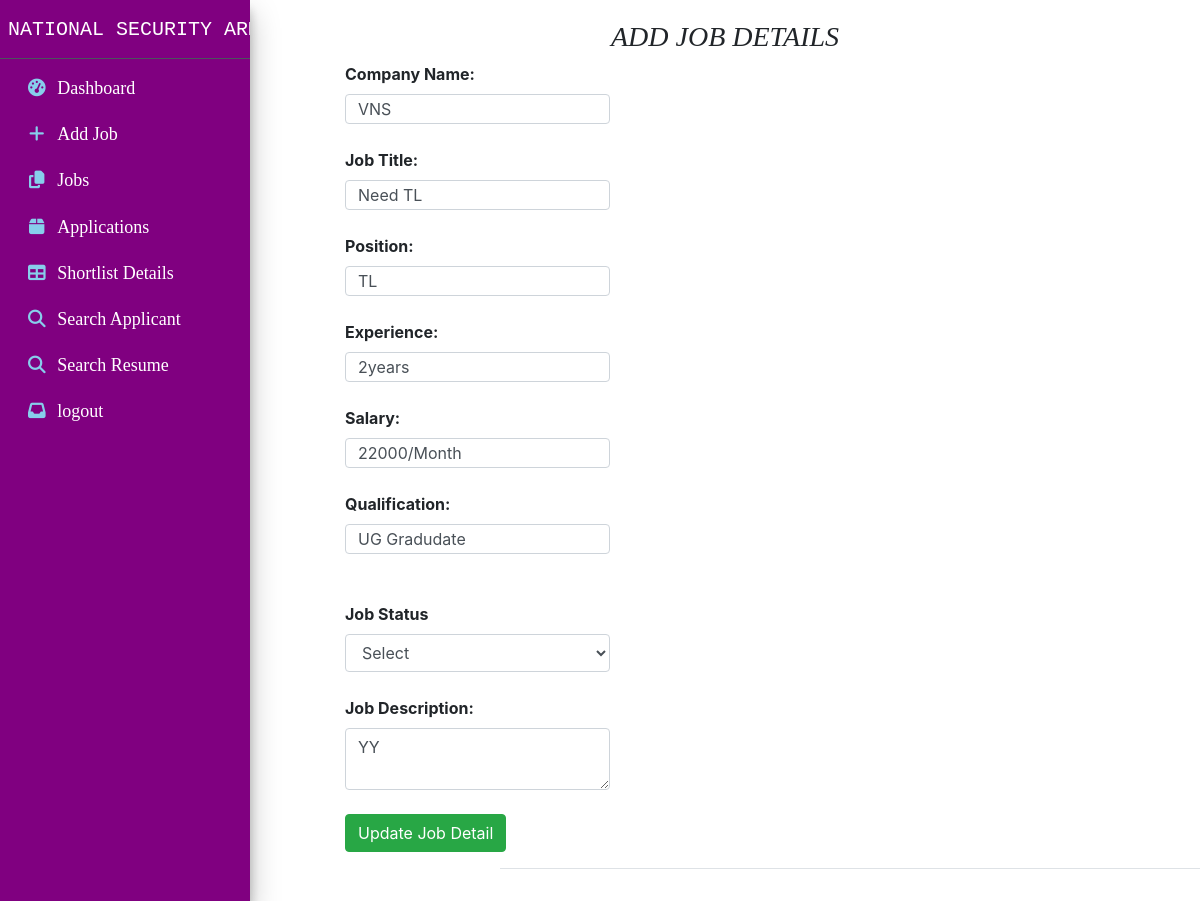
The app's page /edit_job/4 (signed in) with its own data.
### app/models.py (models this page shows, shortened)
class Job_Detail(models.Model):
	user_id = models.ForeignKey(Admin_Detail, on_delete=models.CASCADE)
	company_name = models.CharField('Company Name',max_length=100)
	job_title = models.CharField('Job Title',max_length=300)
	description = models.CharField('Job Description',max_length=300)
	position = models.CharField('Position',max_length=300)
	experience = models.CharField('Experience',max_length=300)
	qualification = models.CharField('Qualification',max_length=100)
	salary = models.CharField('Salary',max_length=300)
	status = models.CharField('Job Status',max_length=30,null=True,choices=OPT)
	date = models.DateField(default=timezone.now())

### app/views.py (the view, shortened to what this page needs)
# urls.py: path('edit_job/<int:pk>', views.edit_job,name="edit_job"),
def edit_job(request,pk):
	if request.session.has_key('admin'):
		user_id = request.session['admin_id']
		detail = Job_Detail.objects.filter(id=pk)
		return render(request,'edit_job.html',{'detail':detail})
	else:
		return render(request,'admin_login.html',{})

### app/templates/edit_job.html (shortened to what this page needs)
{%include 'admin_header.html'%}
<html>
<head>
<center><h1 style="padding-top: 20px;font-size: 28px;font-family: Algerian;"><i>ADD JOB DETAILS</i></h1></center>
</head>
<body>
 <div class="container" style="margin:0 auto;width: 80%;">
	<div class="row">
	<form method="post" enctype="multipart/form-data">{% csrf_token %}
		{% for i in detail %}
	<div class="form-group">
		<label>Company Name:</label><br>
		<input type="text" style="width:265px; height:30px;" name="company_name"  class="form-control" value="{{i.company_name}}" ><br>
		<label>Job Title:</label><br>
		<input type="text" style="width:265px; height:30px;" name="job_title"  class="form-control" value="{{i.job_title}}" ><br>
		<label>Position:</label><br>
		<input type="text" style="width:265px; height:30px;" name="position"  class="form-control" value="{{i.position}}"><br>
		<label>Experience:</label><br>
		<input type="text" style="width:265px; height:30px;" name="experience"  class="form-control" value="{{i.experience}}"><br>
		<label>Salary:</label><br>
		<input type="text" style="width:265px; height:30px;" name="salary"  class="form-control" value="{{i.salary}}"><br>
		<label>Qualification:</label><br>
				<input type="text" style="width:265px; height:30px;" name="qualification"  class="form-control" value="{{i.qualification}}"><br>
		<br>
		<label>Job Status</label><br>
		<select name="status" class="form-control">
		  <option value="">Select</option>
		</select><br>
		<label>Job Description:</label><br>
		<textarea class="form-control" name="description">{{i.description}}</textarea><br>
		<input type="submit" value="Update Job Detail" class="btn btn-success">
		{% endfor  %}
	</form>
	</div>
 </div>
 </body>
</html>
{%include 'footer.html'%}

### records on screen
Job_Detail: company_name "VNS", job_title "Need TL", position "TL", experience "2years", salary "22000/Month", qualification "UG Gradudate", description "YY"
